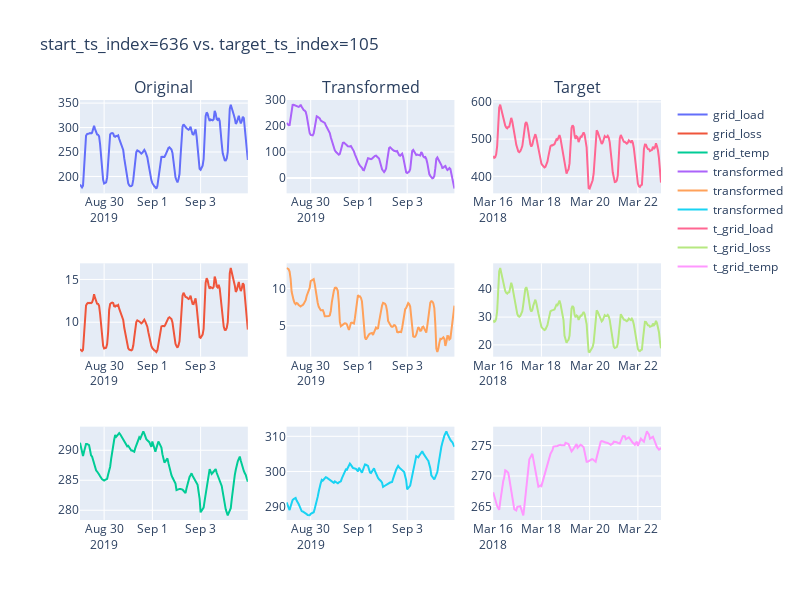

Notebook code for this chart:
### Code cell
fig = make_subplots(rows=3, cols=3, subplot_titles=("Original", "Transformed", "Target"))
fig.add_trace(go.Line(x=data[start_ts_index].index, y=data[start_ts_index]["grid1-load"], name="grid_load"), row=1, col=1)
fig.add_trace(go.Line(x=data[start_ts_index].index, y=data[start_ts_index]["grid1-loss"], name="grid_loss"), row=2, col=1)
fig.add_trace(go.Line(x=data[start_ts_index].index, y=data[start_ts_index]["grid1-temp"], name="grid_temp"), row=3, col=1)
fig.add_trace(go.Line(x=data[start_ts_index].index, y=new_mts[0], name="transformed"), row=1, col=2)
fig.add_trace(go.Line(x=data[start_ts_index].index, y=new_mts[1], name="transformed"), row=2, col=2)
fig.add_trace(go.Line(x=data[start_ts_index].index, y=new_mts[2], name="transformed"), row=3, col=2)
fig.add_trace(go.Line(x=data[target_ts_index].index, y=data[target_ts_index]["grid1-load"], name="t_grid_load"), row=1, col=3)
fig.add_trace(go.Line(x=data[target_ts_index].index, y=data[target_ts_index]["grid1-loss"], name="t_grid_loss"), row=2, col=3)
fig.add_trace(go.Line(x=data[target_ts_index].index, y=data[target_ts_index]["grid1-temp"], name="t_grid_temp"), row=3, col=3)
fig.update_layout(height=600, width=800, title_text=f"{start_ts_index=} vs. {target_ts_index=}")
fig.show()

### Figure 1 — Plotly figure (JSON) as saved in the notebook; plotly's stock layout.template omitted (floating-point values rounded to 4 significant figures; data arrays with more than 128 entries replaced by an {"elided": "..."} marker saying what was removed)
{"data": [{"name": "grid_load", "type": "scatter", "x": {"elided": "168 str values"}, "xaxis": "x", "y": {"elided": "168 float values"}, "yaxis": "y"}, {"name": "grid_loss", "type": "scatter", "x": {"elided": "168 str values"}, "xaxis": "x4", "y": {"elided": "168 float values"}, "yaxis": "y4"}, {"name": "grid_temp", "type": "scatter", "x": {"elided": "168 str values"}, "xaxis": "x7", "y": {"elided": "168 float values"}, "yaxis": "y7"}, {"name": "transformed", "type": "scatter", "x": {"elided": "168 str values"}, "xaxis": "x2", "y": {"elided": "168 float values"}, "yaxis": "y2"}, {"name": "transformed", "type": "scatter", "x": {"elided": "168 str values"}, "xaxis": "x5", "y": {"elided": "168 float values"}, "yaxis": "y5"}, {"name": "transformed", "type": "scatter", "x": {"elided": "168 str values"}, "xaxis": "x8", "y": {"elided": "168 float values"}, "yaxis": "y8"}, {"name": "t_grid_load", "type": "scatter", "x": {"elided": "168 str values"}, "xaxis": "x3", "y": {"elided": "168 float values"}, "yaxis": "y3"}, {"name": "t_grid_loss", "type": "scatter", "x": {"elided": "168 str values"}, "xaxis": "x6", "y": {"elided": "168 float values"}, "yaxis": "y6"}, {"name": "t_grid_temp", "type": "scatter", "x": {"elided": "168 str values"}, "xaxis": "x9", "y": {"elided": "168 float values"}, "yaxis": "y9"}], "layout": {"annotations": [{"font": {"size": 16}, "showarrow": false, "text": "Original", "x": 0.1444, "xanchor": "center", "xref": "paper", "y": 1, "yanchor": "bottom", "yref": "paper"}, {"font": {"size": 16}, "showarrow": false, "text": "Transformed", "x": 0.5, "xanchor": "center", "xref": "paper", "y": 1, "yanchor": "bottom", "yref": "paper"}, {"font": {"size": 16}, "showarrow": false, "text": "Target", "x": 0.8556, "xanchor": "center", "xref": "paper", "y": 1, "yanchor": "bottom", "yref": "paper"}], "height": 600, "title": {"text": "start_ts_index=636 vs. target_ts_index=105"}, "width": 800, "xaxis": {"anchor": "y", "domain": [0, 0.2889]}, "xaxis2": {"anchor": "y2", "domain": [0.3556, 0.6444]}, "xaxis3": {"anchor": "y3", "domain": [0.7111, 1]}, "xaxis4": {"anchor": "y4", "domain": [0, 0.2889]}, "xaxis5": {"anchor": "y5", "domain": [0.3556, 0.6444]}, "xaxis6": {"anchor": "y6", "domain": [0.7111, 1]}, "xaxis7": {"anchor": "y7", "domain": [0, 0.2889]}, "xaxis8": {"anchor": "y8", "domain": [0.3556, 0.6444]}, "xaxis9": {"anchor": "y9", "domain": [0.7111, 1]}, "yaxis": {"anchor": "x", "domain": [0.7778, 1]}, "yaxis2": {"anchor": "x2", "domain": [0.7778, 1]}, "yaxis3": {"anchor": "x3", "domain": [0.7778, 1]}, "yaxis4": {"anchor": "x4", "domain": [0.3889, 0.6111]}, "yaxis5": {"anchor": "x5", "domain": [0.3889, 0.6111]}, "yaxis6": {"anchor": "x6", "domain": [0.3889, 0.6111]}, "yaxis7": {"anchor": "x7", "domain": [0, 0.2222]}, "yaxis8": {"anchor": "x8", "domain": [0, 0.2222]}, "yaxis9": {"anchor": "x9", "domain": [0, 0.2222]}}}
